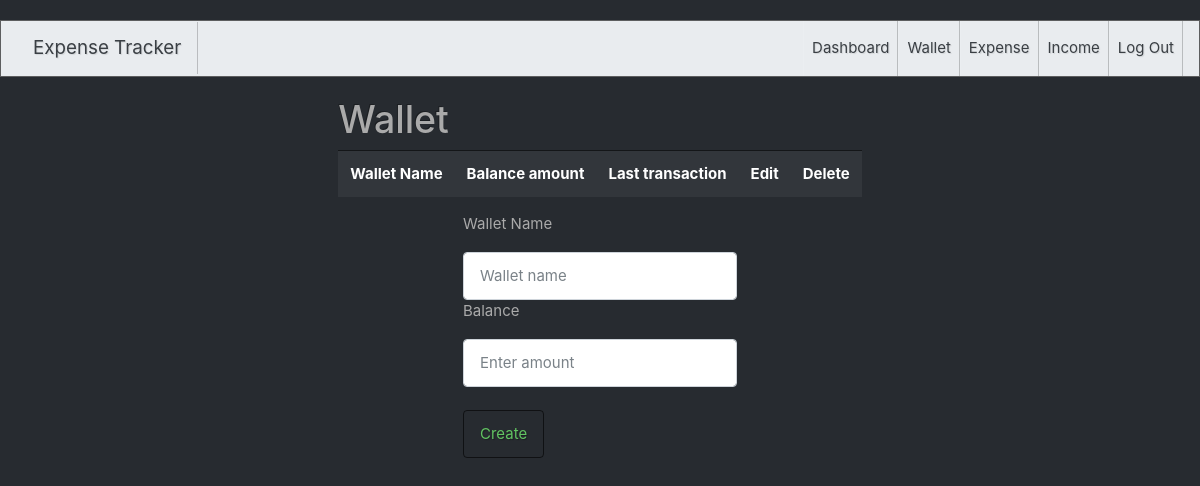
Page /wallet/ (signed in) on the earlier database version.
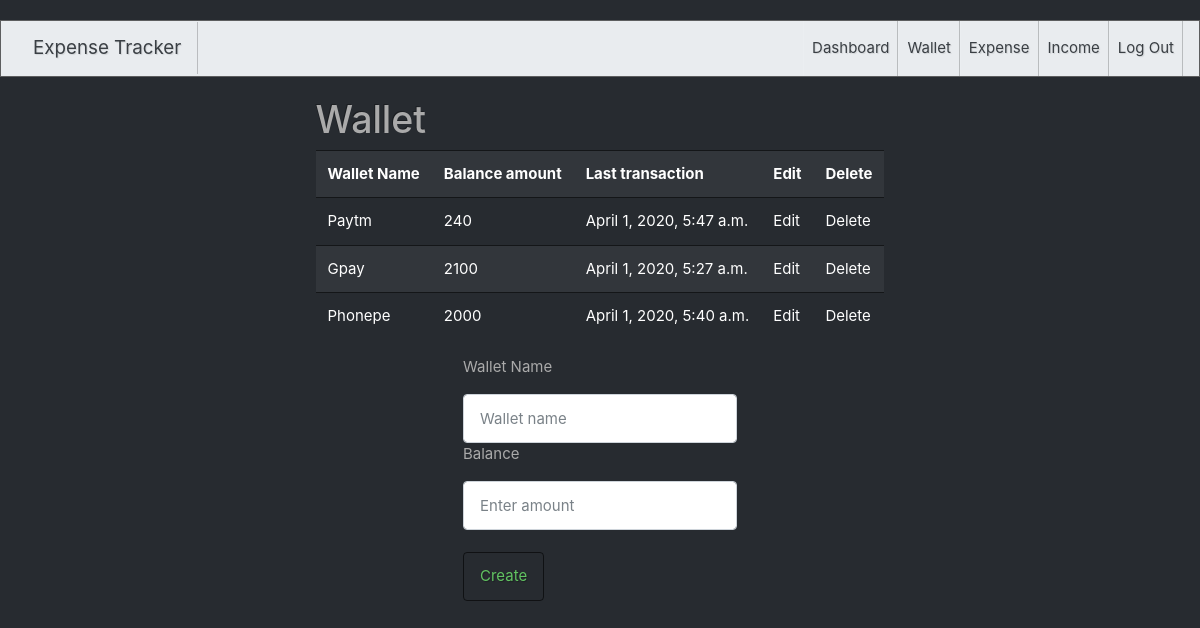
Same page on the later database version.
### tracker/models.py (models this page shows)
class Wallet(models.Model):
    name=models.CharField(max_length=100)
    balance=models.IntegerField()
    last_transaction=models.DateTimeField(auto_now=True)
    user=models.ForeignKey(User,on_delete=models.CASCADE,null=True,blank=True)

### tracker/views.py (the view)
# urls.py: path('wallet/',get_all_wallet),
def get_all_wallet(request):
    user=request.user
    all_wallet=Wallet.objects.filter(user=user)
    return render(request,"wallet.html",{"wallet":all_wallet})

### tracker/templates/wallet.html (shortened to what this page needs)
{% extends 'bootswatch.html' %}
{% block body %}
<div class="row">
    <div class="col-12">
        <h1>Wallet</h1>
       <table class="table table-striped">
           <tr>
               <th>Wallet Name</th>
               <th>Balance amount</th>
               <th>Last transaction</th>
               <th>Edit</th>
               <th>Delete</th>
           </tr>
       {% for wal in wallet %}
           <tr>
               <td>{{wal.name}}</td>
               <td>{{wal.balance}}</td>
               <td>{{wal.last_transaction}}</td>
               <td><a href="/edit_wallet/{{wal.id}}/">Edit</a></td>
               <td><a href="/delete_wallet/{{wal.id}}/">Delete</a></td>
           </tr>
       {% endfor %}
      </table>
    </div>
   </div>
   <div>
       <form action="/create_wallet/" method="post" class="form-group">
        <p>Wallet Name</p>
        <input type="text" name="wallet_name" placeholder="Wallet name" class="form-control">
        <p>Balance</p>
        <input type="number" name="wallet_balance" placeholder="Enter amount" class="form-control" >
        <br>
        <button type="submit" class="btn btn-outline-success">Create</button>
        </form>
   </div>
{% endblock %}

Differences in the rows shown:
added Wallet: name "Paytm", balance "240", last_transaction "April 1, 2020, 5:47 a.m."
added Wallet: name "Gpay", balance "2100", last_transaction "April 1, 2020, 5:27 a.m."
added Wallet: name "Phonepe", balance "2000", last_transaction "April 1, 2020, 5:40 a.m."
